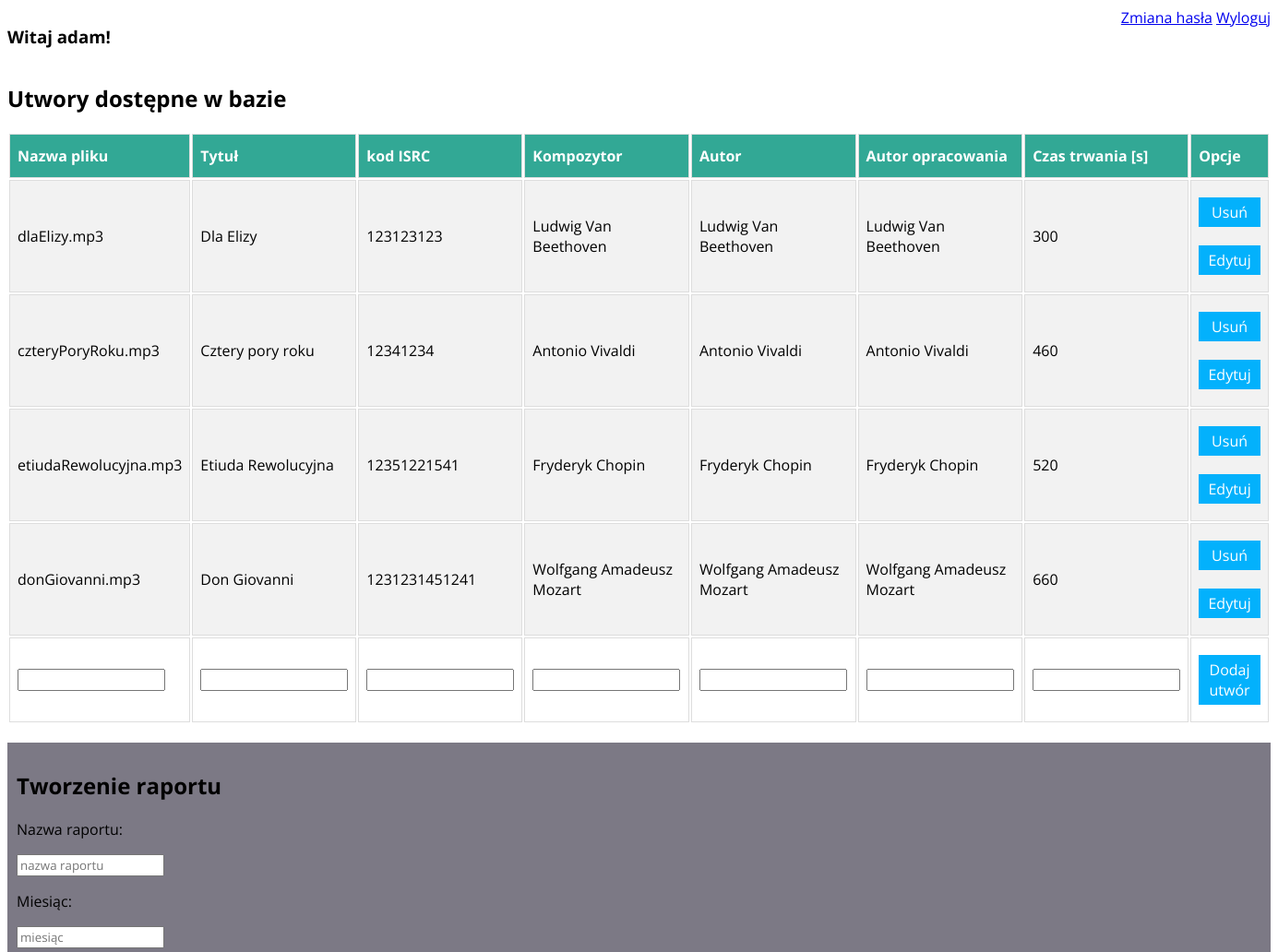
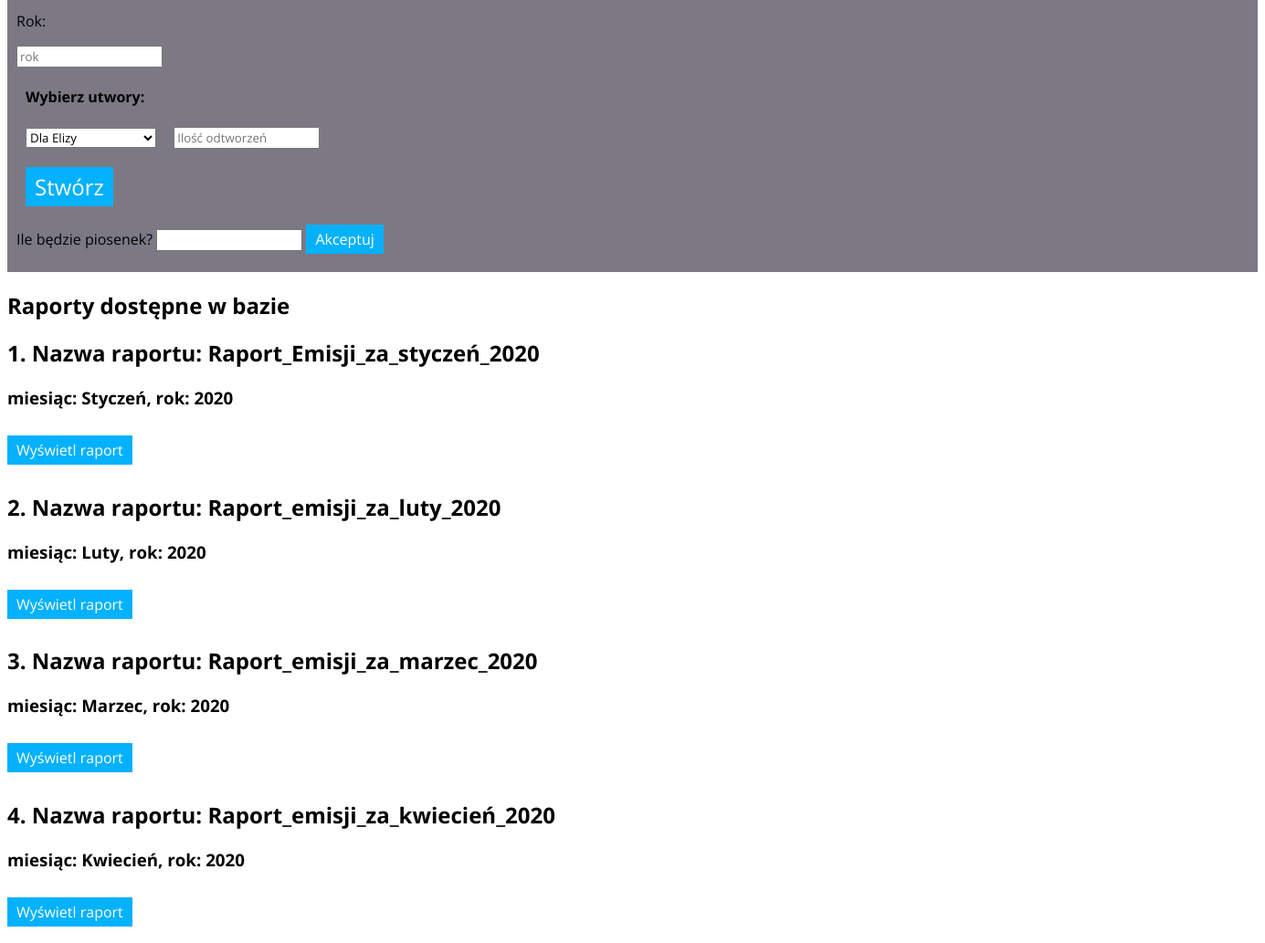
Page /raports.php (signed in) on the committed database (2 pictures, top to bottom).
### tables this page shows
CREATE TABLE `songs` (
  `song_id` int(11) NOT NULL,
  `file_name` varchar(50) NOT NULL,
  `title` varchar(50) NOT NULL,
  `ISCR` varchar(50) NOT NULL,
  `composer` varchar(50) NOT NULL,
  `author` varchar(50) NOT NULL,
  `sauthor` varchar(50) NOT NULL,
  `duration` int(11) NOT NULL
);

CREATE TABLE `raports` (
  `raport_id` int(11) NOT NULL,
  `year` int(10) NOT NULL,
  `month` varchar(50) NOT NULL,
  `name` varchar(50) NOT NULL
);

### raports.php (the view, shortened to what this page needs)
<?php
  require_once "connect.php";
  try {
    $db_connect = new mysqli($host, $db_user, $db_password, $db_name);
    if($db_connect->connect_errno!=0) {
      throw new Exception(mysqli_connect_errno());
    } else {
      $songs = $db_connect->query("SELECT * FROM songs");
      $raports = $db_connect->query("SELECT * FROM raports");
    }
  } catch(Exception $e) {
    echo 'Błąd serwera! Przepraszamy za niedogodności.';
    echo '<br /> Informacja deweloperska:'.$e;
  }
?>
<!DOCTYPE html>
<html lang="en">
<head>
  <link rel="stylesheet" href="style.css" type="text/css">
  <link rel="stylesheet" href="main.css" type="text/css">
</head>
<body>
  <?php
    echo '
      <div class="container">
        <div class="left">';
        echo "<h3 class='bigred'>Witaj ".$_SESSION['user']."!</h3>";
    echo '
        </div>
        <div class="right">
          <a href="changePassword.php">Zmiana hasła</a>
          <a href="logout.php">Wyloguj</a>
        </div>
      </div>
    ';
    echo "<h2>Utwory dostępne w bazie</h2>";
    echo '
      <table class="table">
        <tr>
          <th>Nazwa pliku</th>
          <th>Tytuł</th>
          <th>kod ISRC</th>
          <th>Kompozytor</th>
          <th>Autor</th>
          <th>Autor opracowania</th>
          <th>Czas trwania [s]</th>
          <th>Opcje</th>
        </tr>';
      if ($_SESSION['songArrays']->num_rows > 0) {
        while($row = $_SESSION['songArrays']->fetch_assoc() ) {
          echo '
            <tr>
              <td>'.$row["file_name"].'</td>
              <td>'.$row["title"].'</td>
              <td>'.$row["ISCR"].'</td>
              <td>'.$row["composer"].'</td>
              <td>'.$row["author"].'</td>
              <td>'.$row["sauthor"].'</td>
              <td>'.$row["duration"].'</td>
              <td>
                <form action="deleteSong.php" method="post">
                  <input type="hidden" name="song_id" value="'.$row["song_id"].'">
                  <button class="btn btn-full" type="submit">Usuń</button>
                </form>
                <button class="btn btn-full" onClick="edit('.$row["song_id"].')">Edytuj</button>
              </td>
            </tr>
            <tr class="hidden" id="'.$row["song_id"].'_song">
              <form action="editSong.php" method="post">
                <td><input type="text" name="file_name" value="'.$row["file_name"].'"></td>
                <td><input type="text" name="title" value="'.$row["title"].'"></td>
                <td><input type="text" name="ISCR" value="'.$row["ISCR"].'"></td>
                <td><input type="text" name="composer" value="'.$row["composer"].'"></td>
                <td><input type="text" name="author" value="'.$row["author"].'"></td>
                <td><input type="text" name="sauthor" value="'.$row["sauthor"].'"></td>
                <td><input type="text" name="duration" value="'.$row["duration"].'"></td>
                <input type="hidden" name="song_id" value="'.$row["song_id"].'">
                <td><button class="btn" type="submit">Zapisz</button></td>
              </form>
            </tr>
          ';
        }
      }
      echo '
          <form action="addSong.php" method="post">
              <tr>
              <td><input type="text" name="file_name"></td>
              <td><input type="text" name="title"></td>
              <td><input type="text" name="ISCR"></td>
              <td><input type="text" name="composer"></td>
              <td><input type="text" name="author"></td>
              <td><input type="text" name="sauthor"></td>
              <td><input type="text" name="duration"></td>
              <td><button class="btn btn-full" type="submit">Dodaj utwór</button></td>
              </tr>
            </table>
          </form>
      ';
  ?>
  <?php
    echo '<div class="createRaportContainer"><h2>Tworzenie raportu</h2>';
    echo '
      <form action="createRaport.php" method="post">
        <div>
          <p>Nazwa raportu:</p>
          <input type="text" name="raport_name" placeholder="nazwa raportu">
          <p>Miesiąc:</p>
          <input type="text" name="raport_month" placeholder="miesiąc">
          <p>Rok:</p>
          <input type="text" name="raport_year" placeholder="rok">
        </div>
        <div class="songsContainer">
          <h4>Wybierz utwory:</h4>
        ';
        for ($i = 1; $i <= $_SESSION['songsToAdd']; $i++){
          echo '<div id="songContainer"><select name="songs[]">';
          if ($_SESSION['songArrays']->num_rows > 0) {
            while($row = $_SESSION['songArrays']->fetch_assoc() ) {
              echo '
                <option value="'.$row["song_id"].'">'.$row["title"].'</option>
              ';
          }}
          echo '
            </select>
            <input class="inputSong" type="text" name="songs_count[]" placeholder="Ilość odtworzeń">
            </div>
          ';
        }
    echo '
        </div>
        <button class="btn" style="margin-left: 10px; font-size: 24px" type="submit">Stwórz</button>
      </form>
      <form action="raports.php" method="post" id="songNumberForm">
        Ile będzie piosenek?
        <input type="text" name="songsToAdd">
        <button class="btn" type="submit">Akceptuj</button>
      </form></div>
    ';
  ?>
  <?php
    echo '<h2>Raporty dostępne w bazie</h2>';
    if ($_SESSION['raportArray']->num_rows > 0) {
      $counter = 1;
      while($row = $_SESSION['raportArray']->fetch_assoc() ) {
        echo '<h2>'.$counter.'. Nazwa raportu: '.$row['name'].'</h2>';
        echo '<h3>miesiąc: '.$row['month'].', rok: '.$row['year'].'</h3>';
        echo '
          <form action="fetchReports.php" method="post">
            <input type="hidden" name="raport_id" value="'.$row["raport_id"].'">
            <input type="hidden" name="raport_name" value="'.$row["name"].'">
            <input type="hidden" name="raport_month" value="'.$row["month"].'">
            <input type="hidden" name="raport_year" value="'.$row["year"].'">
            <button class="btn" type="submit">Wyświetl raport</button>
          </form>';
        $counter++;
      }
    }
  ?>
</body>
</html>

### style.css (style rules this page uses)
.table { width: 100%; }
.table td, .table th { border: 1px solid #ddd; padding: 8px; }
.table tr:nth-child(even) { background-color: #f2f2f2; }
.table th { padding-top: 12px; padding-bottom: 12px; text-align: left; background-color: #32a895; color: white; }

### main.css (style rules this page uses)
* { font-family: 'Open Sans', sans-serif; }
.btn { margin-top: 10px; margin-bottom: 10px; background-color: #03b1fc; font-size: 16px; border: none; padding: 5px 10px; color: white; }
.btn-full { width: 100%; }
.container { display: flex; justify-content: space-between; }
.createRaportContainer { background-color: #7c7985; padding: 10px; margin-top: 20px; }
.songsContainer { margin: 10px; }
.inputSong { margin-left: 15px; }

### rows in the picture
songs: file_name "dlaElizy.mp3", title "Dla Elizy", ISCR "123123123", composer "Ludwig Van Beethoven", author "Ludwig Van Beethoven", sauthor "Ludwig Van Beethoven", duration "300"
songs: file_name "czteryPoryRoku.mp3", title "Cztery pory roku", ISCR "12341234", composer "Antonio Vivaldi", author "Antonio Vivaldi", sauthor "Antonio Vivaldi", duration "460"
songs: file_name "etiudaRewolucyjna.mp3", title "Etiuda Rewolucyjna", ISCR "12351221541", composer "Fryderyk Chopin", author "Fryderyk Chopin", sauthor "Fryderyk Chopin", duration "520"
songs: file_name "donGiovanni.mp3", title "Don Giovanni", ISCR "1231231451241", composer "Wolfgang Amadeusz Mozart", author "Wolfgang Amadeusz Mozart", sauthor "Wolfgang Amadeusz Mozart", duration "660"
raports: name "Raport_Emisji_za_styczeń_2020", month "Styczeń", year "2020"
raports: name "Raport_emisji_za_luty_2020", month "Luty", year "2020"
raports: name "Raport_emisji_za_marzec_2020", month "Marzec", year "2020"
raports: name "Raport_emisji_za_kwiecień_2020", month "Kwiecień", year "2020"

### other values in the picture
$_SESSION['user'] "adam"
form field value "Dla Elizy"
